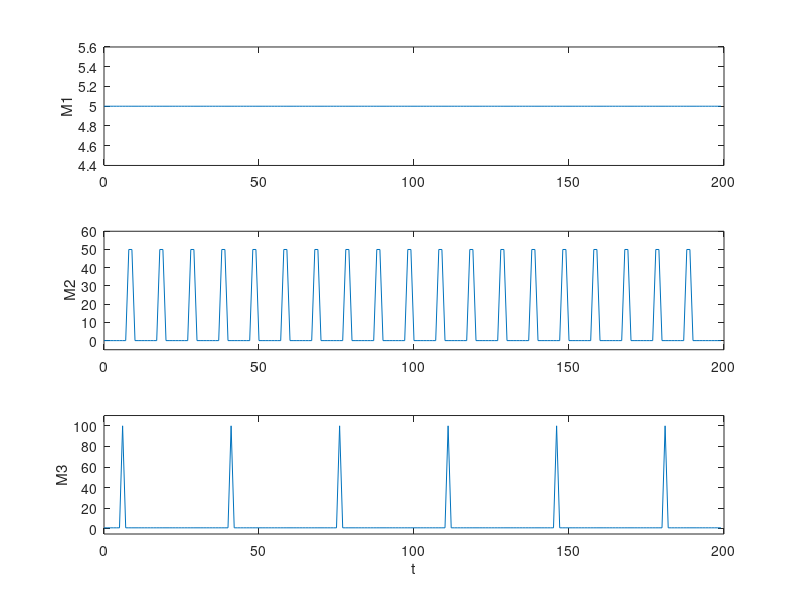

The MATLAB script that drew this image:
%% generate the test data as well as M1-M3
K = 4;
N = 3;  % usually 6 but we only have cases 1 to 3

C_k = [50, 150, 310, 350];          % in [F]
V_sk_max = [2.7, 2.7, 2.7, 2.7];    % in [V]
R_sk_max = [20, 14, 2.2, 3.2];    % in [mOhm] --> TODO: check for units

% T = 5;     % for debugging
T = 200;
M1 = 5 * ones(T, 1);
M2 = zeros(T,1);
M3 = ones(T, 1);
t = 0:T-1;

for i=1:10:T-10
    M2(i+8) = 50;
    M2(i+9) = 50;
end

for i=7:35:T
    M3(i) = 100;
end

I_Mn = [M1, M2, M3];


%% plot test data M1-M3
figure(1);
subplot(3,1,1);
plot(t, M1);
ylabel('M1')

subplot(3,1,2);
plot(t, M2);
ylabel('M2')
ylim([-5, 60])

subplot(3,1,3);
plot(t, M3);
ylabel('M3')
xlabel('t')
ylim([-5, 110])